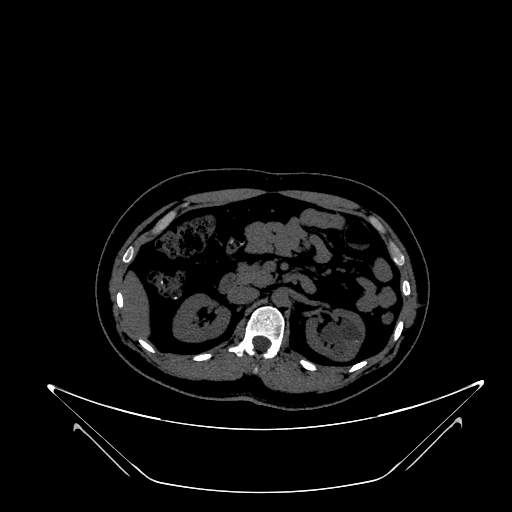
#> input picture Data/CT-KIDNEY-DATASET-Normal-Cyst-Tumor-Stone/CT-KIDNEY-DATASET-Normal-Cyst-Tumor-Stone/Cyst/Cyst- (1005).jpg, 512 x 512 px; its folder holds only this picture in this run
$ python loaders.py
#> lines starting #> are read from the running program, lines starting #| are printed output that depends on the picture
# src/loaders.py
import sys
from pathlib import Path
from typing import List, Dict, Tuple
import numpy as np
import cv2
from skimage.color import rgb2gray
import pandas as pd

class ImageLoader:
    """Robust image loader with helpful debug prints and auto-descend behavior."""

    # Use lower-case suffixes (including the dot)
    SUPPORTED_SUFFIXES = {".png", ".jpg", ".jpeg", ".bmp", ".tif", ".tiff"}

    def __init__(self, root_dir: str, resize: Tuple[int,int] = None, sample_per_class: int = 50, verbose: bool = True):
        self.root = Path(root_dir)
        self.resize = resize
        self.sample_per_class = sample_per_class
        self.verbose = verbose

    @staticmethod
    def _read_image(image_path: str):
        """Read image robustly and return RGB uint8 image (H,W,3) or None."""
        try:
            arr = np.fromfile(image_path, dtype=np.uint8)
            img = cv2.imdecode(arr, cv2.IMREAD_UNCHANGED)
#> img is the input picture: shape (512, 512, 3); min 0, max 255, mean 12.1
            if img is None:
                return None
            # handle grayscale
            if img.ndim == 2:
                img_rgb = cv2.cvtColor(img, cv2.COLOR_GRAY2RGB)
            else:
                # 4 channels -> BGRA, 3 channels -> BGR
                if img.shape[2] == 4:
                    img_rgb = cv2.cvtColor(img, cv2.COLOR_BGRA2RGB)
                else:
                    img_rgb = cv2.cvtColor(img, cv2.COLOR_BGR2RGB)
            return img_rgb
        except Exception:
            return None

    def discover_classes(self) -> Tuple[Path, List[Path]]:
        """
        Determine the dataset root that contains class folders.
        Returns (real_root, list_of_class_dirs).
        Auto-descend if the given root contains exactly one folder which itself
        contains class folders with images.
        """
        if not self.root.exists():
            raise FileNotFoundError(f"Root directory does not exist: {self.root}")

        immediate_dirs = [p for p in self.root.iterdir() if p.is_dir()]
        if self.verbose:
            print(f"[discover_classes] immediate subdirs of {self.root}: {[p.name for p in immediate_dirs]}")

        # If no immediate directories, nothing to do
        if not immediate_dirs:
            return self.root, []

        # If root contains exactly one directory, check whether that child contains class dirs with images
        if len(immediate_dirs) == 1:
            child = immediate_dirs[0]
            child_dirs = [p for p in child.iterdir() if p.is_dir()]
            if self.verbose:
                print(f"[discover_classes] single child found: {child.name}, child subdirs: {[p.name for p in child_dirs]}")
            # check whether child_dirs have image files
            found_images = False
            for d in child_dirs:
                for f in d.iterdir():
                    if f.is_file() and f.suffix.lower() in self.SUPPORTED_SUFFIXES:
                        found_images = True
                        break
                if found_images:
                    break
            if found_images:
                if self.verbose:
                    print(f"[discover_classes] auto-descend into {child} as dataset root.")
                return child, child_dirs

        # Otherwise use immediate_dirs as class folders (may still be valid)
        return self.root, immediate_dirs

    def load_all(self) -> Tuple[pd.DataFrame, Dict[str, List[np.ndarray]]]:
        """
        Walk class folders, read images, compute simple metadata, and store sample images.
        Returns (metadata_df, samples_dict).
        """
        real_root, class_dirs = self.discover_classes()
        if not class_dirs:
            if self.verbose:
                print(f"[load_all] No class directories found under {real_root}.")
            return pd.DataFrame(), {}

        if self.verbose:
            print(f"[load_all] Using dataset root: {real_root}")
            print(f"[load_all] Class folders: {[p.name for p in class_dirs]}")

        rows = []
        samples: Dict[str, List[np.ndarray]] = {p.name: [] for p in class_dirs}

        for cls_dir in class_dirs:
            cls_name = cls_dir.name
            # get all files in this class directory whose suffix matches (case-insensitive)
            files = [p for p in cls_dir.iterdir() if p.is_file() and p.suffix.lower() in self.SUPPORTED_SUFFIXES]
            if self.verbose:
                print(f"[load_all] Class '{cls_name}' -> found {len(files)} files")

            for fp in files:
                try:
                    img = self._read_image(str(fp))
                    if img is None:
                        raise ValueError("Unreadable or corrupted image")

                    h, w = img.shape[:2]
#> h = 512; w = 512
                    gray = rgb2gray(img)   # floats in [0,1]
                    mean_intensity = float(gray.mean())
#> mean_intensity = 0.0474
                    std_intensity = float(gray.std())
#> std_intensity = 0.14
                    median_intensity = float(np.median(gray))
#> median_intensity = 0

                    rows.append({
                        "file_path": str(fp),
                        "class": cls_name,
                        "height": int(h),
                        "width": int(w),
                        "area": int(h * w),
                        "aspect": float(w / h),
                        "mean_intensity": mean_intensity,
                        "std_intensity": std_intensity,
                        "median_intensity": median_intensity
                    })

                    if len(samples[cls_name]) < self.sample_per_class:
                        if self.resize:
                            img_vis = cv2.resize(img, (self.resize[1], self.resize[0]), interpolation=cv2.INTER_AREA)
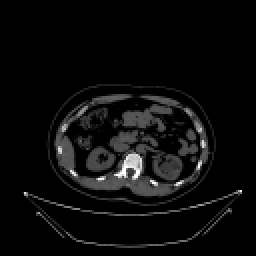
#> img_vis: shape (128, 128, 3) (shown 2 times larger); min 0, max 255, mean 12.1
                        else:
                            img_vis = img.copy()
                        samples[cls_name].append(img_vis)

                except Exception as e:
                    rows.append({
                        "file_path": str(fp),
                        "class": cls_name,
                        "error": str(e)
                    })
#> pass 2 of the loop in load_all, `for cls_dir in class_dirs:`:
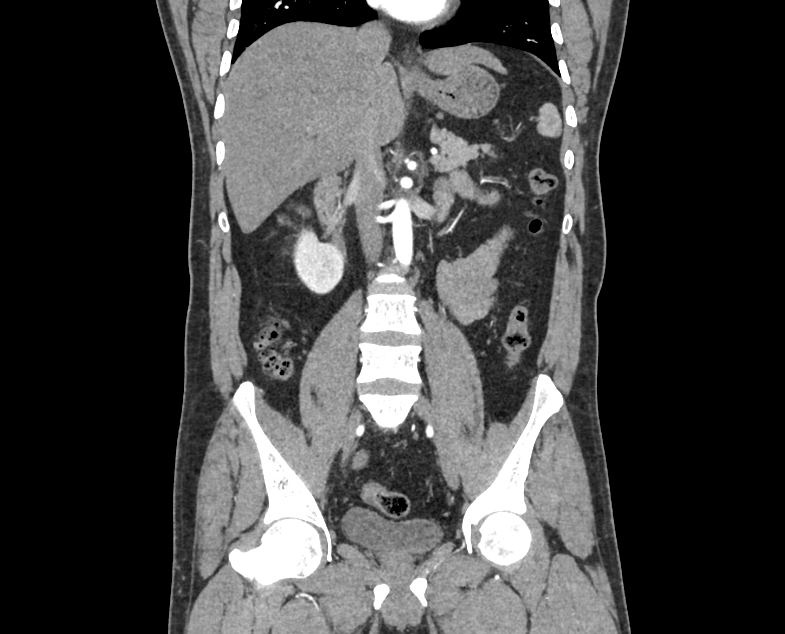
#> input picture Data/CT-KIDNEY-DATASET-Normal-Cyst-Tumor-Stone/CT-KIDNEY-DATASET-Normal-Cyst-Tumor-Stone/Normal/Normal- (1000).jpg, 785 x 634 px
#> in _read_image, img is the input picture: shape (634, 785, 3); min 0, max 255, mean 66.8
#> gray: shape (634, 785) float64
#> mean_intensity = 0.262
#> std_intensity = 0.304
#> median_intensity = 0.153
#> in load_all, `img_vis = cv2.resize(img, (self.resize[1], self.resize[0]), interpolat..`:
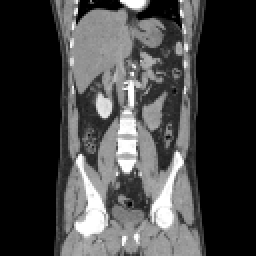
#> img_vis: shape (128, 128, 3) (shown 2 times larger); min 0, max 255, mean 66.8

        df = pd.DataFrame(rows)
#> df = table of 2 rows and 9 columns
        if self.verbose:
            print(f"[load_all] Total rows (including errors): {len(df)}")
#| [load_all] Total rows (including errors): 2
            print(f"[load_all] Sample counts per class: {{ {', '.join(f'{k}: {len(v)}' for k,v in samples.items())} }}")
        return df, samples


if __name__ == "__main__":
    # Adjust path to your project layout if needed
    # Option A: point directly to inner dataset folder that contains Cyst/Normal/Stone/Tumor
    # Option B: point to the parent Data/ folder (auto-descend will try to find dataset)
    example_path = r"C:\projects\CKD-Detection-Using-Advanced-Deep-Learning-Algorithms\Data\CT-KIDNEY-DATASET-Normal-Cyst-Tumor-Stone"  # you can change to the absolute path if you prefer

    loader = ImageLoader(root_dir=example_path, resize=(128,128), sample_per_class=8, verbose=True)
    try:
        df, samples = loader.load_all()
#> df = table of 2 rows and 9 columns; samples = 2 items
    except FileNotFoundError as e:
        print("ERROR:", e)
        sys.exit(1)

    print("\n=== Result summary ===")
    print("Metadata DataFrame shape:", df.shape)
#| Metadata DataFrame shape: (2, 9)
    if not df.empty:
        print(df.head(10))
#> (printed output is left out)
    else:
        print("DataFrame is empty (no images detected).")

    print("Samples keys and counts:", {k: len(v) for k, v in samples.items()})
#| Samples keys and counts: {'Cyst': 1, 'Normal': 1}
